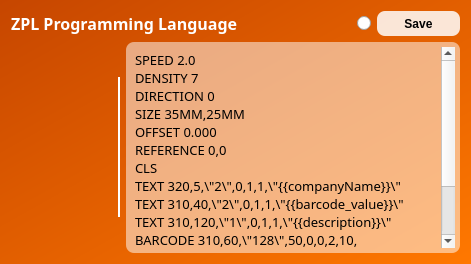
                  <widget class="QFrame" name="frame_11">
                   <property name="minimumSize">
                    <size>
                     <width>471</width>
                     <height>259</height>
                    </size>
                   </property>
                   <property name="styleSheet">
                    <string notr="true">QFrame {
	background: qlineargradient(spread:pad, x1:0, y1:0, x2:1, y2:1, stop:0 rgba(198, 70, 0, 255), stop:1 rgba(255, 120, 0, 255));
	border-radius: 12px;
}</string>
                   </property>
                   <property name="frameShape">
                    <enum>QFrame::StyledPanel</enum>
                   </property>
                   <property name="frameShadow">
                    <enum>QFrame::Raised</enum>
                   </property>
                   <layout class="QVBoxLayout" name="verticalLayout_5">
                    <item>
                     <layout class="QHBoxLayout" name="horizontalLayout_4">
                      <item>
                       <widget class="QLabel" name="label_20">
                        <property name="font">
                         <font>
                          <family>Sans Serif</family>
                          <pointsize>12</pointsize>
                          <weight>75</weight>
                          <italic>false</italic>
                          <bold>true</bold>
                          <strikeout>false</strikeout>
                          <kerning>true</kerning>
                         </font>
                        </property>
                        <property name="styleSheet">
                         <string notr="true">QLabel {
	text-align: center;
	background: transparent;
	color: white;
}</string>
                        </property>
                        <property name="text">
                         <string>ZPL Programming Language</string>
                        </property>
                        <property name="textFormat">
                         <enum>Qt::PlainText</enum>
                        </property>
                       </widget>
                      </item>
                      <item>
                       <spacer name="horizontalSpacer_3">
                        <property name="orientation">
                         <enum>Qt::Horizontal</enum>
                        </property>
                        <property name="sizeHint" stdset="0">
                         <size>
                          <width>68</width>
                          <height>20</height>
                         </size>
                        </property>
                       </spacer>
                      </item>
                      <item>
                       <widget class="QRadioButton" name="rb_zpl"/>
                      </item>
                      <item>
                       <widget class="QPushButton" name="btn_saveZpl">
                        <property name="minimumSize">
                         <size>
                          <width>83</width>
                          <height>25</height>
                         </size>
                        </property>
                        <property name="maximumSize">
                         <size>
                          <width>83</width>
                          <height>25</height>
                         </size>
                        </property>
                        <property name="cursor">
                         <cursorShape>PointingHandCursor</cursorShape>
                        </property>
                        <property name="styleSheet">
                         <string notr="true">QPushButton {
	background: rgba(255, 255, 255, 215);
	border-radius: 8px;
	font-weight: bold;
}</string>
                        </property>
                        <property name="text">
                         <string>Save</string>
                        </property>
                       </widget>
                      </item>
                     </layout>
                    </item>
                    <item>
                     <layout class="QHBoxLayout" name="horizontalLayout_6">
                      <item>
                       <widget class="QLabel" name="lbl_iconZpl">
                        <property name="minimumSize">
                         <size>
                          <width>101</width>
                          <height>91</height>
                         </size>
                        </property>
                        <property name="maximumSize">
                         <size>
                          <width>81</width>
                          <height>81</height>
                         </size>
                        </property>
                        <property name="styleSheet">
                         <string notr="true">QLabel {
	background: transparent;
}</string>
                        </property>
                        <property name="pixmap">
                         <pixmap>../../.designer/backup/Downloads/music.png</pixmap>
                        </property>
                        <property name="scaledContents">
                         <bool>true</bool>
                        </property>
                       </widget>
                      </item>
                      <item>
                       <widget class="QFrame" name="frame_17">
                        <property name="minimumSize">
                         <size>
                          <width>2</width>
                          <height>0</height>
                         </size>
                        </property>
                        <property name="maximumSize">
                         <size>
                          <width>2</width>
                          <height>140</height>
                         </size>
                        </property>
                        <property name="styleSheet">
                         <string notr="true">QFrame {
	background: white;
}</string>
                        </property>
                        <property name="frameShape">
                         <enum>QFrame::StyledPanel</enum>
                        </property>
                        <property name="frameShadow">
                         <enum>QFrame::Raised</enum>
                        </property>
                       </widget>
                      </item>
                      <item>
                       <widget class="QTextEdit" name="et_zplCommand">
                        <property name="minimumSize">
                         <size>
                          <width>301</width>
                          <height>211</height>
                         </size>
                        </property>
                        <property name="font">
                         <font>
                          <family>Sans Serif</family>
                          <weight>75</weight>
                          <bold>true</bold>
                         </font>
                        </property>
                        <property name="styleSheet">
                         <string notr="true">QTextEdit {
	background: rgba(255, 255, 255, 130);
	border-radius: 8px;
	padding: 5px;
}</string>
                        </property>
                        <property name="html">
                         <string>&lt;!DOCTYPE HTML PUBLIC &quot;-//W3C//DTD HTML 4.0//EN&quot; &quot;http://www.w3.org/TR/REC-html40/strict.dtd&quot;&gt;
&lt;html&gt;&lt;head&gt;&lt;meta name=&quot;qrichtext&quot; content=&quot;1&quot; /&gt;&lt;style type=&quot;text/css&quot;&gt;
p, li { white-space: pre-wrap; }
&lt;/style&gt;&lt;/head&gt;&lt;body style=&quot; font-family:'Sans Serif'; font-size:10pt; font-weight:600; font-style:normal;&quot;&gt;
&lt;p style=&quot; margin-top:0px; margin-bottom:0px; margin-left:0px; margin-right:0px; -qt-block-indent:0; text-indent:0px;&quot;&gt;&lt;span style=&quot; font-family:'Fira Sans Semi-Light'; font-weight:400;&quot;&gt;SPEED 2.0 &lt;/span&gt;&lt;/p&gt;
&lt;p style=&quot; margin-top:0px; margin-bottom:0px; margin-left:0px; margin-right:0px; -qt-block-indent:0; text-indent:0px;&quot;&gt;&lt;span style=&quot; font-family:'Fira Sans Semi-Light'; font-weight:400;&quot;&gt;DENSITY 7 &lt;/span&gt;&lt;/p&gt;
&lt;p style=&quot; margin-top:0px; margin-bottom:0px; margin-left:0px; margin-right:0px; -qt-block-indent:0; text-indent:0px;&quot;&gt;&lt;span style=&quot; font-family:'Fira Sans Semi-Light'; font-weight:400;&quot;&gt;DIRECTION 0 &lt;/span&gt;&lt;/p&gt;
&lt;p style=&quot; margin-top:0px; margin-bottom:0px; margin-left:0px; margin-right:0px; -qt-block-indent:0; text-indent:0px;&quot;&gt;&lt;span style=&quot; font-family:'Fira Sans Semi-Light'; font-weight:400;&quot;&gt;SIZE 35MM,25MM &lt;/span&gt;&lt;/p&gt;
&lt;p style=&quot; margin-top:0px; margin-bottom:0px; margin-left:0px; margin-right:0px; -qt-block-indent:0; text-indent:0px;&quot;&gt;&lt;span style=&quot; font-family:'Fira Sans Semi-Light'; font-weight:400;&quot;&gt;OFFSET 0.000 &lt;/span&gt;&lt;/p&gt;
&lt;p style=&quot; margin-top:0px; margin-bottom:0px; margin-left:0px; margin-right:0px; -qt-block-indent:0; text-indent:0px;&quot;&gt;&lt;span style=&quot; font-family:'Fira Sans Semi-Light'; font-weight:400;&quot;&gt;REFERENCE 0,0 &lt;/span&gt;&lt;/p&gt;
&lt;p style=&quot; margin-top:0px; margin-bottom:0px; margin-left:0px; margin-right:0px; -qt-block-indent:0; text-indent:0px;&quot;&gt;&lt;span style=&quot; font-family:'Fira Sans Semi-Light'; font-weight:400;&quot;&gt;CLS &lt;/span&gt;&lt;/p&gt;
&lt;p style=&quot; margin-top:0px; margin-bottom:0px; margin-left:0px; margin-right:0px; -qt-block-indent:0; text-indent:0px;&quot;&gt;&lt;span style=&quot; font-family:'Fira Sans Semi-Light'; font-weight:400;&quot;&gt;TEXT 320,5,\&amp;quot;2\&amp;quot;,0,1,1,\&amp;quot;{{companyName}}\&amp;quot; &lt;/span&gt;&lt;/p&gt;
&lt;p style=&quot; margin-top:0px; margin-bottom:0px; margin-left:0px; margin-right:0px; -qt-block-indent:0; text-indent:0px;&quot;&gt;&lt;span style=&quot; font-family:'Fira Sans Semi-Light'; font-weight:400;&quot;&gt;TEXT 310,40,\&amp;quot;2\&amp;quot;,0,1,1,\&amp;quot;{{barcode_value}}\&amp;quot; &lt;/span&gt;&lt;/p&gt;
&lt;p style=&quot; margin-top:0px; margin-bottom:0px; margin-left:0px; margin-right:0px; -qt-block-indent:0; text-indent:0px;&quot;&gt;&lt;span style=&quot; font-family:'Fira Sans Semi-Light'; font-weight:400;&quot;&gt;TEXT 310,120,\&amp;quot;1\&amp;quot;,0,1,1,\&amp;quot;{{description}}\&amp;quot; &lt;/span&gt;&lt;/p&gt;
&lt;p style=&quot; margin-top:0px; margin-bottom:0px; margin-left:0px; margin-right:0px; -qt-block-indent:0; text-indent:0px;&quot;&gt;&lt;span style=&quot; font-family:'Fira Sans Semi-Light'; font-weight:400;&quot;&gt;BARCODE 310,60,\&amp;quot;128\&amp;quot;,50,0,0,2,10,\&amp;quot;{{barcode_value}}\&amp;quot; &lt;/span&gt;&lt;/p&gt;
&lt;p style=&quot; margin-top:0px; margin-bottom:0px; margin-left:0px; margin-right:0px; -qt-block-indent:0; text-indent:0px;&quot;&gt;&lt;span style=&quot; font-family:'Fira Sans Semi-Light'; font-weight:400;&quot;&gt;TEXT 310,160,\&amp;quot;4\&amp;quot;,0,1,1,\&amp;quot;{{unit_price_integer}}\&amp;quot; &lt;/span&gt;&lt;/p&gt;
&lt;p style=&quot; margin-top:0px; margin-bottom:0px; margin-left:0px; margin-right:0px; -qt-block-indent:0; text-indent:0px;&quot;&gt;&lt;span style=&quot; font-family:'Fira Sans Semi-Light'; font-weight:400;&quot;&gt;PRINT {{copies}} &lt;/span&gt;&lt;/p&gt;
&lt;p style=&quot; margin-top:0px; margin-bottom:0px; margin-left:0px; margin-right:0px; -qt-block-indent:0; text-indent:0px;&quot;&gt;&lt;span style=&quot; font-family:'Fira Sans Semi-Light'; font-weight:400;&quot;&gt;EOP&lt;/span&gt;&lt;/p&gt;&lt;/body&gt;&lt;/html&gt;</string>
                        </property>
                       </widget>
                      </item>
                     </layout>
                    </item>
                   </layout>
                  </widget>
